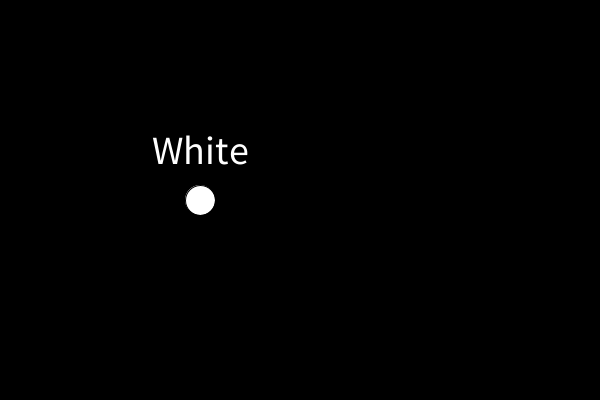
Frame 1 (no input)
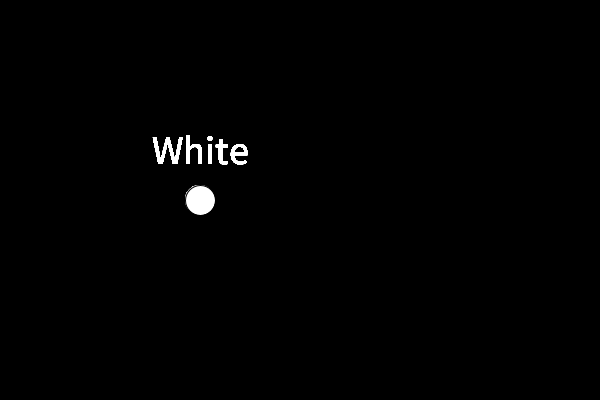
Frame 60 (the mouse pressed at the canvas centre just before this capture)
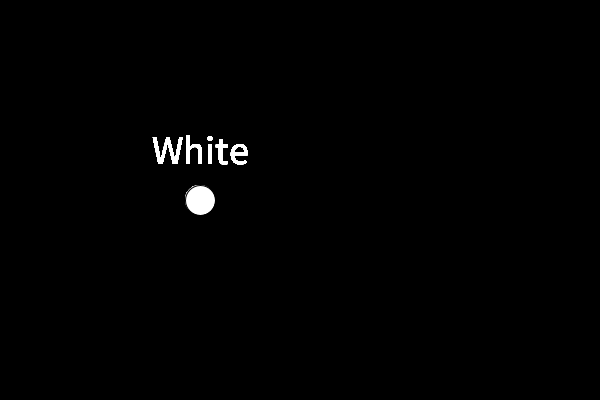
Frame 120 (the mouse held since frame 60 and released just before this capture)

The Processing sketch that drew these frames (run headless with seeded random() and noise(); from frame 60 on, the mouse is pressed at the canvas centre):

// Processing sketch: ColorPredictor
// ── ColorPredictor.pde
//This was inspired by Dan Shiffman's Video:
//Guest Tutorial #9: Color Predictor with Jabril

int r;
int g;
int b;
int pickColor;

void setup() {
  size(600, 400);
  background(r, g, b);
  
}
void draw(){
if (r + g + b < 300) {
    pickColor = b;
  }
  if (pickColor==b) {
    fill(255);
    ellipse(200, 200, 30, 30);
  } else {
    fill(0);
    ellipse(500, 200, 30, 30);
  }
  fill(0);
 textAlign(CENTER,CENTER);
  textSize(40);
  text("Black",500,150);
  fill(255);
  text("White",200,150);
  }

void mousePressed() {

  r = int(random(255));
  g = int(random(255));
  b = int(random(255));
  background(r, g, b);
  
}
